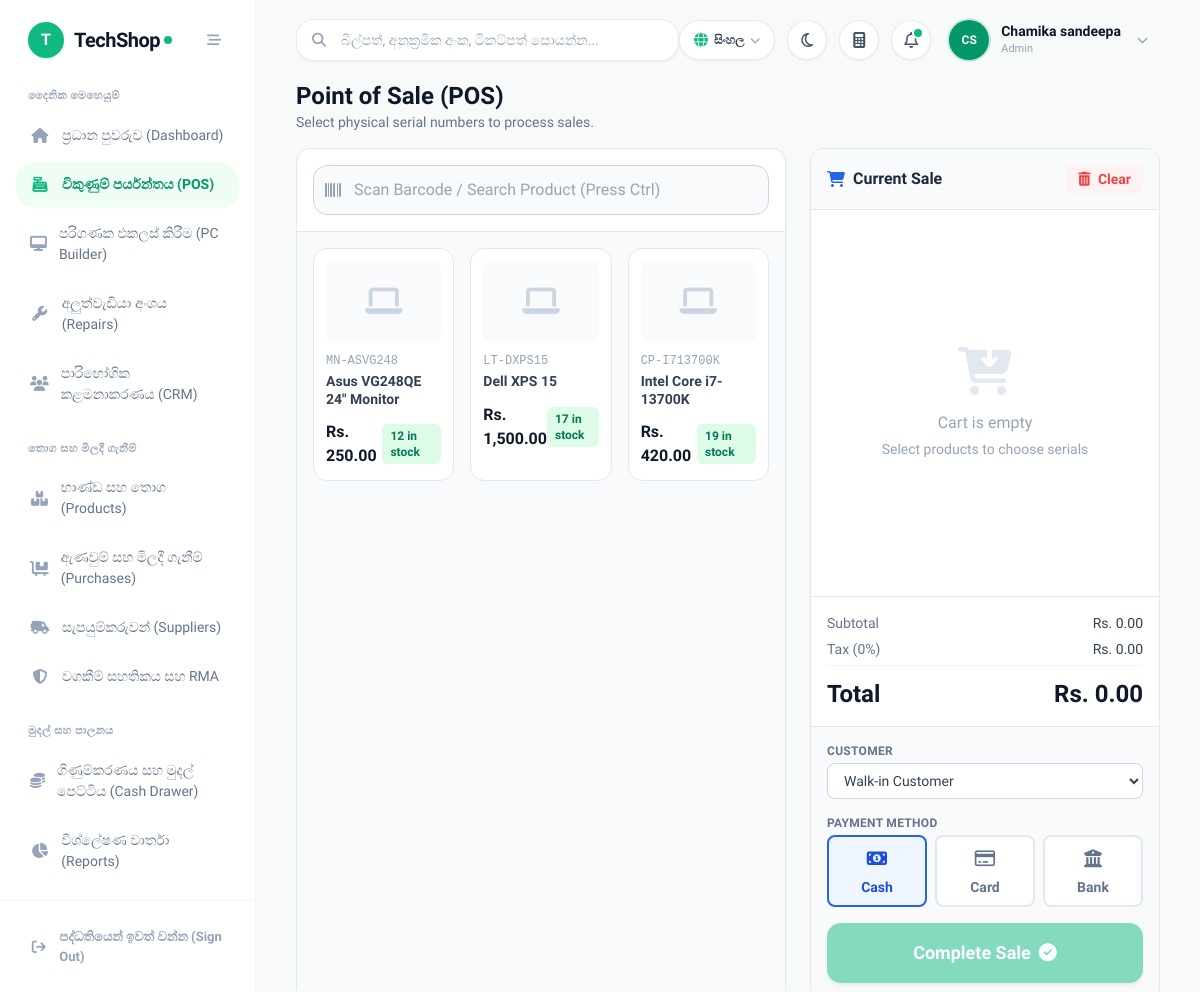
Screenshot of /pages/pos.php?lang=si (signed in) with the database file from the repository.
### tables this page shows
CREATE TABLE IF NOT EXISTS `settings` (
  `setting_key` varchar(50) NOT NULL,
  `setting_value` text,
  `created_at` timestamp NULL DEFAULT CURRENT_TIMESTAMP,
  `updated_at` timestamp NULL DEFAULT CURRENT_TIMESTAMP ON UPDATE CURRENT_TIMESTAMP,
  PRIMARY KEY (`setting_key`)
);

CREATE TABLE IF NOT EXISTS `users` (
  `id` bigint unsigned NOT NULL AUTO_INCREMENT,
  `name` varchar(255) NOT NULL,
  `email` varchar(255) NOT NULL,
  `password` varchar(255) NOT NULL,
  `role` varchar(50) NOT NULL DEFAULT 'Cashier',
  `status` tinyint(1) NOT NULL DEFAULT '1',
  `created_at` timestamp NULL DEFAULT CURRENT_TIMESTAMP,
  `updated_at` timestamp NULL DEFAULT CURRENT_TIMESTAMP ON UPDATE CURRENT_TIMESTAMP,
  `phone` varchar(30) DEFAULT NULL,
  `branch_id` int unsigned NOT NULL DEFAULT '1',
  PRIMARY KEY (`id`),
  UNIQUE KEY `email` (`email`)
);

CREATE TABLE IF NOT EXISTS `products` (
  `id` bigint unsigned NOT NULL AUTO_INCREMENT,
  `name` varchar(255) NOT NULL,
  `category_id` bigint unsigned NOT NULL,
  `brand_id` bigint unsigned NOT NULL,
  `product_code` varchar(50) NOT NULL,
  `ean` varchar(20) DEFAULT NULL,
  `upc` varchar(20) DEFAULT NULL,
  `cost_price` decimal(10,2) NOT NULL DEFAULT '0.00',
  `selling_price` decimal(10,2) NOT NULL DEFAULT '0.00',
  `min_price` decimal(10,2) DEFAULT '0.00',
  `max_price` decimal(10,2) DEFAULT '0.00',
  `warranty_months` int NOT NULL DEFAULT '0',
  `reorder_level` int NOT NULL DEFAULT '5',
  `unit` varchar(20) NOT NULL DEFAULT 'pcs',
  `description` text,
  `image` varchar(255) DEFAULT NULL,
  `status` enum('Active','Discontinued') NOT NULL DEFAULT 'Active',
  `created_at` timestamp NULL DEFAULT CURRENT_TIMESTAMP,
  `updated_at` timestamp NULL DEFAULT CURRENT_TIMESTAMP ON UPDATE CURRENT_TIMESTAMP,
  `sub_category` varchar(100) DEFAULT NULL,
  `model_number` varchar(100) DEFAULT NULL,
  `specifications` text,
  `unit_of_measure` varchar(50) NOT NULL DEFAULT 'pcs',
  `wholesale_price` decimal(10,2) NOT NULL DEFAULT '0.00',
  `tax_rate` decimal(5,2) NOT NULL DEFAULT '0.00',
  `location` varchar(100) DEFAULT 'Main Shelf',
  `is_bundle` tinyint(1) NOT NULL DEFAULT '0',
  PRIMARY KEY (`id`),
  UNIQUE KEY `product_code` (`product_code`),
  KEY `category_id` (`category_id`),
  KEY `brand_id` (`brand_id`),
  CONSTRAINT `products_ibfk_1` FOREIGN KEY (`category_id`) REFERENCES `categories` (`id`) ON DELETE RESTRICT,
  CONSTRAINT `products_ibfk_2` FOREIGN KEY (`brand_id`) REFERENCES `brands` (`id`) ON DELETE RESTRICT
);

### pages/pos.php (the view, shortened to what the rows shown need)
<?php
require_once '../includes/db.php';
enforce_page_access('pos.php');
require_once '../includes/header.php';
$products = [];
$currency_symbol = 'Rs.';
if ($pdo) {
    try {
        $stmt_s = $pdo->query("SELECT setting_key, setting_value FROM settings");
        $settings_map = [];
        while ($s_row = $stmt_s->fetch(PDO::FETCH_ASSOC)) {
            $settings_map[$s_row['setting_key']] = $s_row['setting_value'];
        }
        if (!empty($settings_map['currency_symbol'])) {
            $currency_symbol = $settings_map['currency_symbol'];
        }
        $stmt = $pdo->query("
            SELECT p.id, p.product_code, p.name, p.selling_price, p.min_price, p.max_price, p.ean, p.upc, c.name as category_name,
                   (SELECT COUNT(*) FROM product_serials WHERE product_id = p.id AND status = 'in_stock') as stock
            FROM products p
            LEFT JOIN categories c ON p.category_id = c.id
            WHERE p.status = 'Active'
            HAVING stock > 0
            ORDER BY p.name ASC
        ");
        $products = $stmt->fetchAll(PDO::FETCH_ASSOC);
    } catch (\PDOException $e) {
        $db_error = safe_error_message($e);
    }
}
?>
<div class="mb-4 flex justify-between items-center">
    <div>
        <h1 class="text-2xl font-bold text-slate-900">Point of Sale (POS)</h1>
    </div>
</div>
<div class="flex flex-col lg:flex-row gap-6 h-[calc(100vh-140px)]">
    <div class="w-full lg:w-7/12 flex flex-col h-full bg-white rounded-xl shadow-sm border border-slate-200">
        <div class="flex-1 p-4 overflow-y-auto bg-slate-50">
            <?php if (empty($products)): ?>
                <div class="flex flex-col items-center justify-center h-full text-slate-400">
                    <i class="fa-solid fa-box-open text-5xl mb-4 text-slate-200"></i>
                    <p>No products in stock.</p>
                </div>
            <?php else: ?>
                <div class="grid grid-cols-2 md:grid-cols-3 gap-4" id="catalogGrid">
                    <?php foreach ($products as $p): ?>
                    <div class="catalog-item border border-slate-200 rounded-xl p-3 hover:border-blue-500 hover:shadow-md cursor-pointer transition-all group bg-white relative overflow-hidden"
                         data-search="<?php echo strtolower(htmlspecialchars($p['name'] . ' ' . $p['product_code'] . ' ' . $p['ean'] . ' ' . $p['upc'])); ?>"
                         onclick="openSerialModal(<?php echo $p['id']; ?>, '<?php echo addslashes(htmlspecialchars($p['name'])); ?>', <?php echo $p['selling_price']; ?>, <?php echo (float)$p['min_price']; ?>, <?php echo (float)$p['max_price']; ?>)">
                        <div class="h-20 bg-slate-50 rounded-lg mb-3 flex items-center justify-center text-slate-300 group-hover:bg-blue-50 group-hover:text-blue-400 transition-colors">
                            <i class="fa-solid fa-laptop text-3xl"></i>
                        </div>
                        <div class="text-xs text-slate-400 font-mono mb-1"><?php echo htmlspecialchars($p['product_code']); ?></div>
                        <div class="font-bold text-slate-700 text-sm leading-tight mb-3 line-clamp-2" title="<?php echo htmlspecialchars($p['name']); ?>"><?php echo htmlspecialchars($p['name']); ?></div>
                        <div class="flex justify-between items-center mt-auto">
                            <div class="font-black text-slate-900"><?php echo htmlspecialchars($currency_symbol); ?> <?php echo number_format($p['selling_price'], 2); ?></div>
                            <div class="text-xs font-bold text-emerald-700 bg-emerald-100 px-2 py-1 rounded-md"><?php echo $p['stock']; ?> in stock</div>
                        </div>
                    </div>
                    <?php endforeach; ?>
                </div>
            <?php endif; ?>
        </div>
    </div>
    <div class="w-full lg:w-5/12 flex flex-col h-full bg-white rounded-xl shadow-sm border border-slate-200 overflow-hidden relative">
        <div class="p-4 bg-slate-50 border-b border-slate-200 flex justify-between items-center shrink-0">
            <h2 class="font-bold text-slate-800 flex items-center">
                <i class="fa-solid fa-cart-shopping mr-2 text-blue-600"></i> Current Sale
            </h2>
        </div>
    </div>
</div>
<?php require_once '../includes/footer.php'; ?>

### includes/header.php (shortened to what the rows shown need)
<?php
$user = $_SESSION['user'];
        ?>
        <?php
$sys_name = 'TechShop';
$sys_logo = '';
if (isset($pdo) && $pdo) {
    try {
        $stmt_h = $pdo->query("SELECT setting_key, setting_value FROM settings WHERE setting_key IN ('system_name', 'shop_logo', 'currency_symbol', 'shop_currency', 'supported_currencies_json')");
        while ($row = $stmt_h->fetch()) {
            if ($row['setting_key'] === 'system_name' && !empty($row['setting_value'])) $sys_name = $row['setting_value'];
        }
    } catch (\Exception $e) {}
}
$user_name = $user['name'] ?? 'Staff User';
$user_role = $user['role'] ?? 'Cashier';
$name_parts = explode(' ', trim($user_name));
$initials = strtoupper(substr($name_parts[0] ?? 'U', 0, 1) . (isset($name_parts[1]) ? substr($name_parts[1], 0, 1) : ''));
?>
<!DOCTYPE html>
<html lang="en" class="h-full">
<head>
    <script src="https://cdn.tailwindcss.com"></script>
    <link rel="stylesheet" href="https://cdnjs.cloudflare.com/ajax/libs/font-awesome/6.5.1/css/all.min.css">
</head>
<body class="bg-[#F7FAF8] text-slate-800 font-sans flex h-screen overflow-hidden antialiased">
    <aside id="mainSidebar" class="w-64 bg-white border-r border-slate-100/90 flex flex-col fixed md:static inset-y-0 left-0 z-50 transform -translate-x-full md:translate-x-0 transition-transform duration-200 ease-in-out">
        <div class="h-20 flex items-center justify-between px-7">
            <a href="dashboard.php" class="flex items-center gap-2.5 group">
                <?php if ($sys_logo): ?>
                    <img src="../uploads/logo/<?php echo htmlspecialchars($sys_logo); ?>" alt="Logo" class="h-9 w-9 object-contain rounded-xl">
                <?php else: ?>
                    <div class="w-9 h-9 rounded-2xl bg-emerald-500 text-white flex items-center justify-center font-black text-base shadow-sm shadow-emerald-500/20">
                        <?php echo strtoupper(substr($sys_name, 0, 1)); ?>
                    </div>
                <?php endif; ?>
                <div class="flex items-center tracking-tight">
                    <span class="text-xl font-bold text-slate-900 tracking-tight"><?php echo htmlspecialchars($sys_name); ?></span>
                    <span class="w-2 h-2 rounded-full bg-emerald-500 ml-1 inline-block"></span>
                </div>
            </a>
        </div>
    </aside>
    <main class="flex-1 flex flex-col h-screen overflow-hidden bg-[#F7FAF8]">
        <header class="h-20 bg-transparent flex items-center justify-between px-6 lg:px-10 z-20 shrink-0">
            <div class="flex items-center space-x-2 sm:space-x-3">
                <div class="relative">
                    <button id="userMenuBtn" onclick="toggleUserMenu()" class="flex items-center gap-3 p-1.5 pr-3 rounded-full hover:bg-white transition-all">
                        <div class="w-10 h-10 rounded-full bg-emerald-600 text-white font-extrabold flex items-center justify-center text-xs shadow-sm ring-2 ring-emerald-500/20">
                            <?php echo htmlspecialchars($initials); ?>
                        </div>
                        <div class="text-left hidden md:block">
                            <div class="text-sm font-bold text-slate-900 leading-tight"><?php echo htmlspecialchars($user_name); ?></div>
                            <div class="text-[11px] font-medium text-slate-400"><?php echo htmlspecialchars($user_role); ?></div>
                        </div>
                        <i class="fa-solid fa-chevron-down text-slate-400 text-[11px] ml-1"></i>
                    </button>
                </div>
            </div>
        </header>
        <div class="flex-1 overflow-y-auto px-6 lg:px-10 pb-10">

### rows the page displays
settings: setting_value "T", setting_value "TechShop"
users: name "CS", name "Chamika sandeepa", role "Admin"
products: product_code "MN-ASVG248", name "Asus VG248QE 24\" Monitor", selling_price "250.00", stock "12"
products: product_code "LT-DXPS15", name "Dell XPS 15", selling_price "1,500.00", stock "17"
products: product_code "CP-I713700K", name "Intel Core i7-13700K", selling_price "420.00", stock "19"

### other values shown
__('nav_operations') "දෛනික මෙහෙයුම්"
__('nav_dashboard') "ප්‍රධාන පුවරුව (Dashboard)"
__('nav_pos') "විකුණුම් පර්යන්තය (POS)"
__('nav_pc_builder') "පරිගණක එකලස් කිරීම (PC Builder)"
__('nav_repairs') "අලුත්වැඩියා අංශය (Repairs)"
__('nav_customers') "පාරිභෝගික කළමනාකරණය (CRM)"
__('nav_inventory_supply') "තොග සහ මිලදී ගැනීම්"
__('nav_products') "භාණ්ඩ සහ තොග (Products)"
__('nav_purchases') "ඇණවුම් සහ මිලදී ගැනීම් (Purchases)"
__('nav_suppliers') "සැපයුම්කරුවන් (Suppliers)"
__('nav_warranty') "වගකීම් සහතිකය සහ RMA"
__('nav_finance_control') "මුදල් සහ පාලනය"
__('nav_accounting') "ගිණුම්කරණය සහ මුදල් පෙට්ටිය (Cash Drawer)"
__('nav_reports') "විශ්ලේෂණ වාර්තා (Reports)"
__('nav_sign_out') "පද්ධතියෙන් ඉවත් වන්න (Sign Out)"
